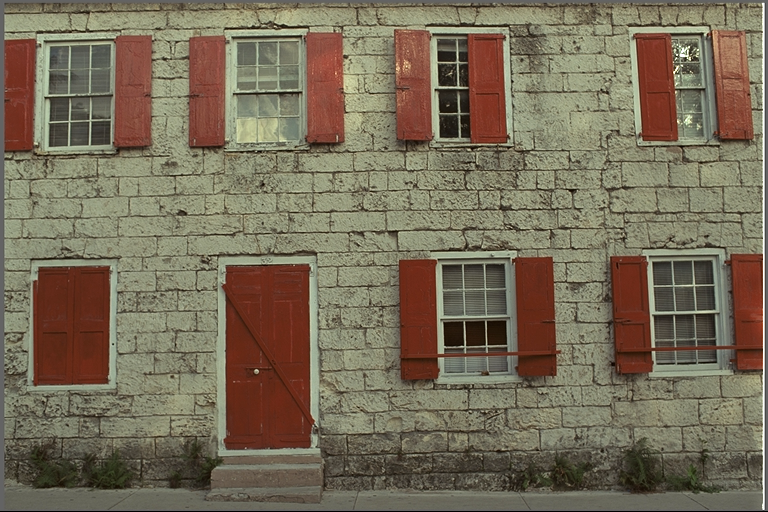
#> input picture dataset/img1.png, 768 x 512 px
$ python step13_kmeans_analysis.py
#> lines starting #> are read from the running program, lines starting #| are printed output that depends on the picture
import cv2
import numpy as np
import matplotlib.pyplot as plt
from sklearn.cluster import KMeans
import os

os.makedirs("final_reports", exist_ok=True)

img_name = "img1.png"
paths = {
    "Original": os.path.join("dataset", img_name),
    "Hybrid Stego": os.path.join("results/stego_hybrid", img_name)
}

def get_pixel_clusters(image_path, k=5):
#> called with image_path = 'dataset/img1.png', k = 5
    img = cv2.imread(image_path)
#> img is the input picture: shape (512, 768, 3); mean B, G, R 88.4, 108.7, 119.8
    if img is None: return None, None
    img = cv2.cvtColor(img, cv2.COLOR_BGR2RGB)
    pixels = np.float32(img.reshape((-1, 3)))
    kmeans = KMeans(n_clusters=k, random_state=42, n_init=10)
    kmeans.fit(pixels)
    return np.uint8(kmeans.cluster_centers_), np.unique(kmeans.labels_, return_counts=True)[1]

centers_orig, counts_orig = get_pixel_clusters(paths["Original"])
centers_stego, counts_stego = get_pixel_clusters(paths["Hybrid Stego"])

if centers_orig is not None:
    fig, ax = plt.subplots(1, 2, figsize=(12, 5))

    ax[0].bar(range(5), counts_orig, color=centers_orig / 255.0)
    ax[0].set_title("Original Image Clusters")

    ax[1].bar(range(5), counts_stego, color=centers_stego / 255.0)
    ax[1].set_title("Hybrid Stego Image Clusters")

    plt.tight_layout()
    plt.savefig("final_reports/kmeans_analysis.png")
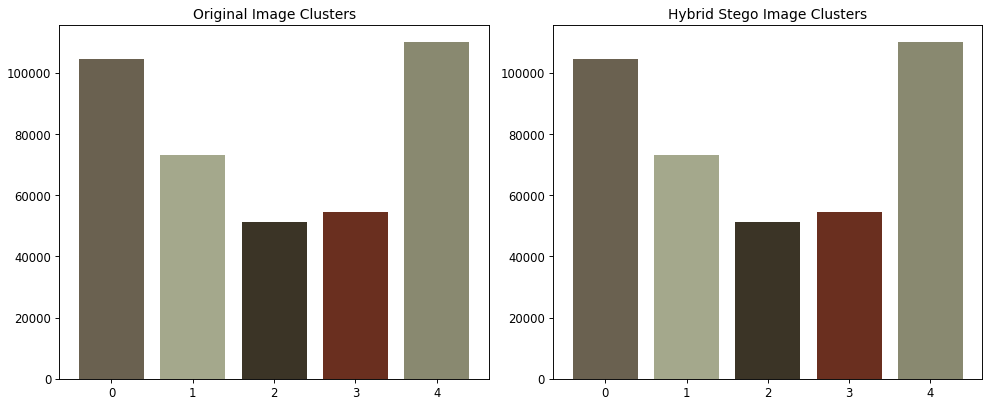
#> figure drawn by matplotlib, 2 panels; panel 1: tallest bar 109962 high, from x = 3.6 to 4.4; panel 2: tallest bar 109962 high, from x = 3.6 to 4.4
    print("✅ K-Means graph saved to 'final_reports/kmeans_analysis.png'")
else:
    print("❌ Error: Could not read images. Make sure 'dataset/img1.png' exists.")

$ run again, with dataset/img10.png copied over dataset/img1.png
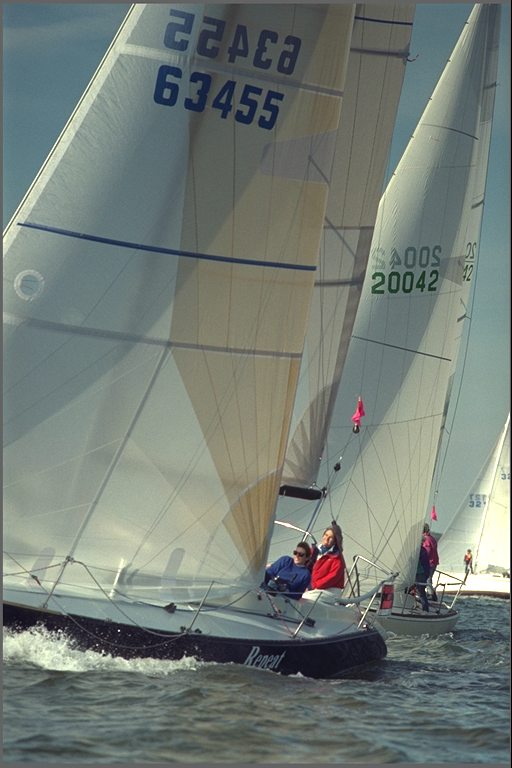
#> input picture dataset/img10.png, 512 x 768 px
#> in get_pixel_clusters, img is the input picture: shape (768, 512, 3); mean B, G, R 118.3, 124.8, 115.6
#> `plt.savefig("final_reports/kmeans_analysis.png")`:
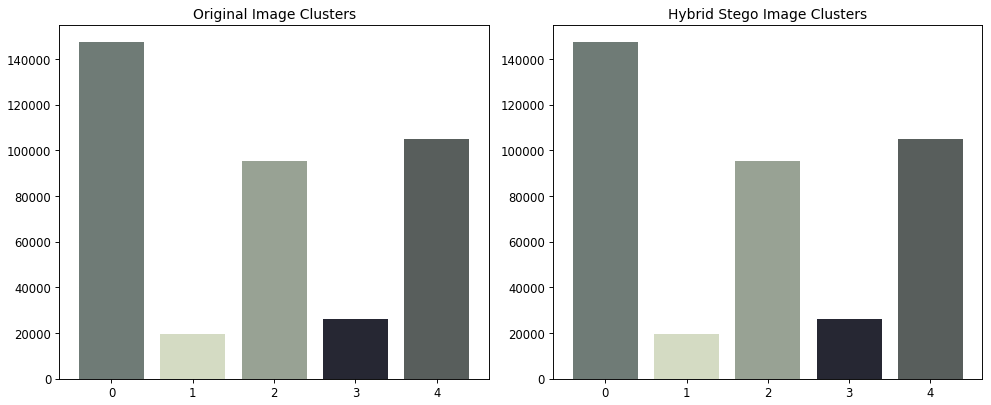
#> figure drawn by matplotlib, 2 panels; panel 1: tallest bar 147325 high, from x = -0.4 to 0.4; panel 2: tallest bar 147325 high, from x = -0.4 to 0.4

$ run again, with dataset/img11.png copied over dataset/img1.png
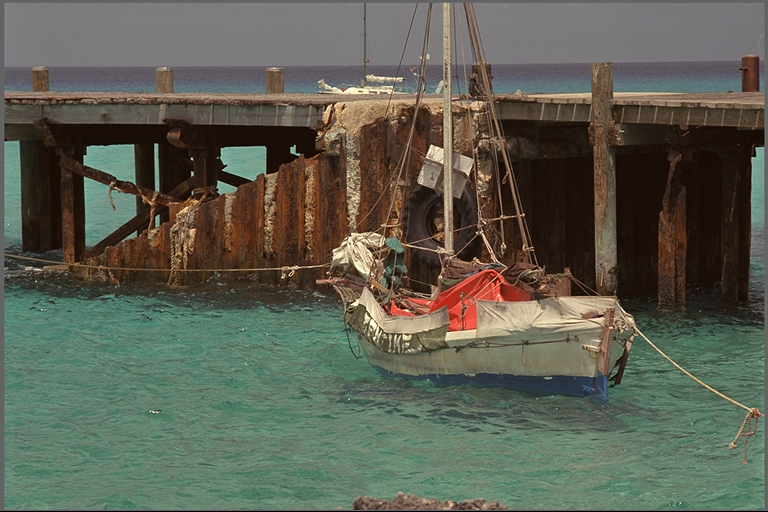
#> input picture dataset/img11.png, 768 x 512 px
#> in get_pixel_clusters, img is the input picture: shape (512, 768, 3); mean B, G, R 82.3, 95.1, 93
#> `plt.savefig("final_reports/kmeans_analysis.png")`:
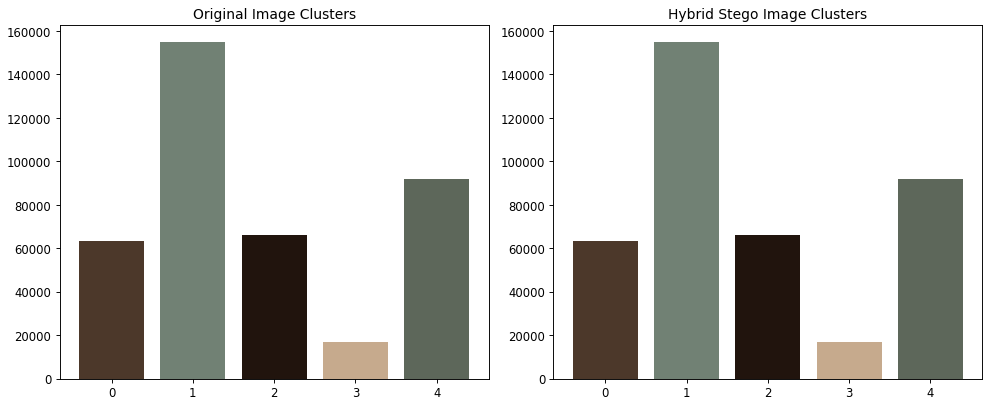
#> figure drawn by matplotlib, 2 panels; panel 1: tallest bar 154823 high, from x = 0.6 to 1.4; panel 2: tallest bar 154823 high, from x = 0.6 to 1.4

$ run again, with dataset/img12.png copied over dataset/img1.png
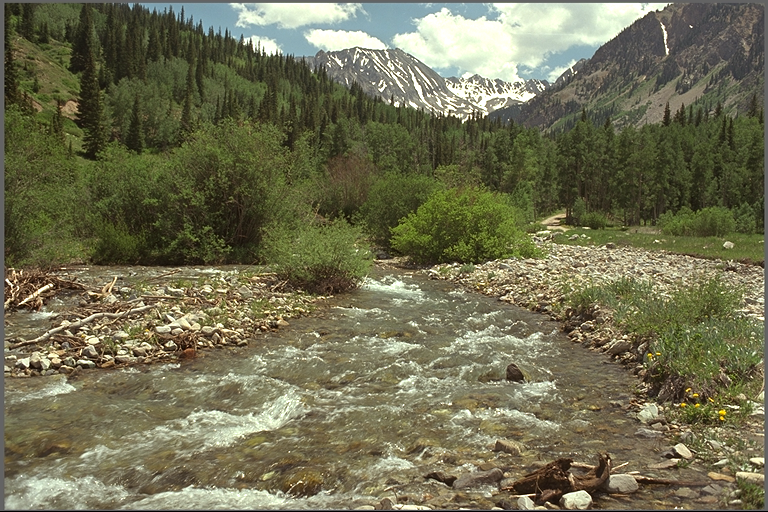
#> input picture dataset/img12.png, 768 x 512 px
#> in get_pixel_clusters, img is the input picture: shape (512, 768, 3); mean B, G, R 82.3, 110.5, 112.2
#> `plt.savefig("final_reports/kmeans_analysis.png")`:
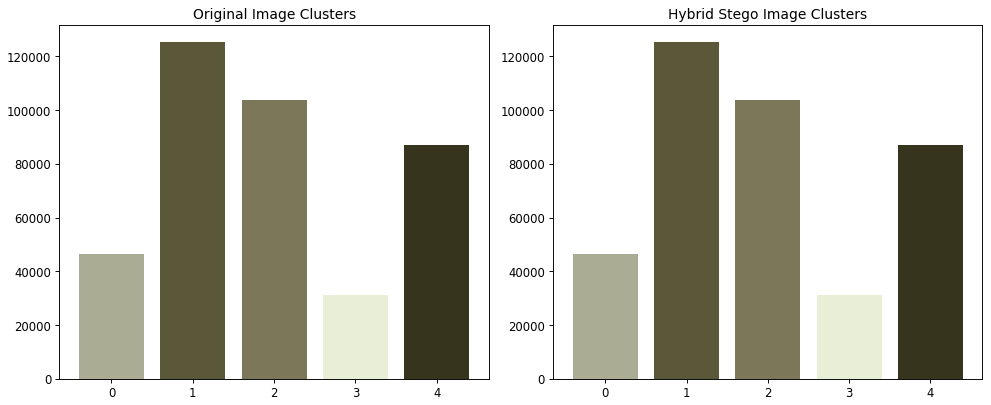
#> figure drawn by matplotlib, 2 panels; panel 1: tallest bar 125230 high, from x = 0.6 to 1.4; panel 2: tallest bar 125230 high, from x = 0.6 to 1.4
